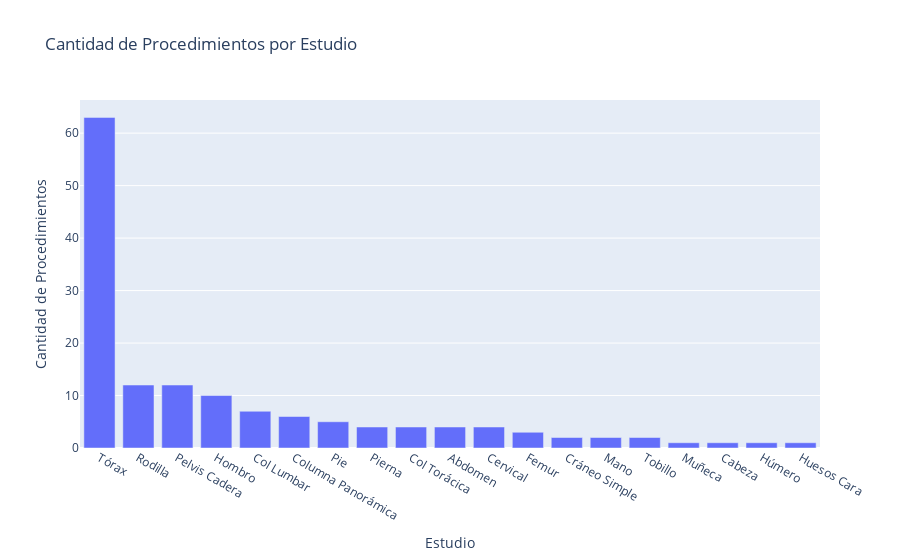

The cell this chart's notebook holds for it:
### Code cell
#grafica de barras para saber la cantidad de veces que se repite cada procedimiento en df_totales
fig = go.Figure()

fig.add_trace(go.Bar(
    x=df_totales["Estudio"].value_counts().index,
    y=df_totales["Estudio"].value_counts().values,
    name="Cantidad de Procedimientos",
))

fig.update_layout(
    title="Cantidad de Procedimientos por Estudio",
    xaxis_title="Estudio",
    yaxis_title="Cantidad de Procedimientos",
)

fig.show()

### Figure 1 — Plotly figure (JSON) as saved in the notebook; plotly's stock layout.template omitted (floating-point values rounded to 4 significant figures)
{"data": [{"name": "Cantidad de Procedimientos", "type": "bar", "x": ["Tórax", "Rodilla", "Pelvis Cadera", "Hombro", "Col Lumbar", "Columna Panorámica", "Pie", "Pierna", "Col Torácica", "Abdomen", "Cervical", "Femur", "Cráneo Simple", "Mano", "Tobillo", "Muñeca", "Cabeza", "Húmero", "Huesos Cara"], "y": [63, 12, 12, 10, 7, 6, 5, 4, 4, 4, 4, 3, 2, 2, 2, 1, 1, 1, 1]}], "layout": {"title": {"text": "Cantidad de Procedimientos por Estudio"}, "xaxis": {"title": {"text": "Estudio"}}, "yaxis": {"title": {"text": "Cantidad de Procedimientos"}}}}
